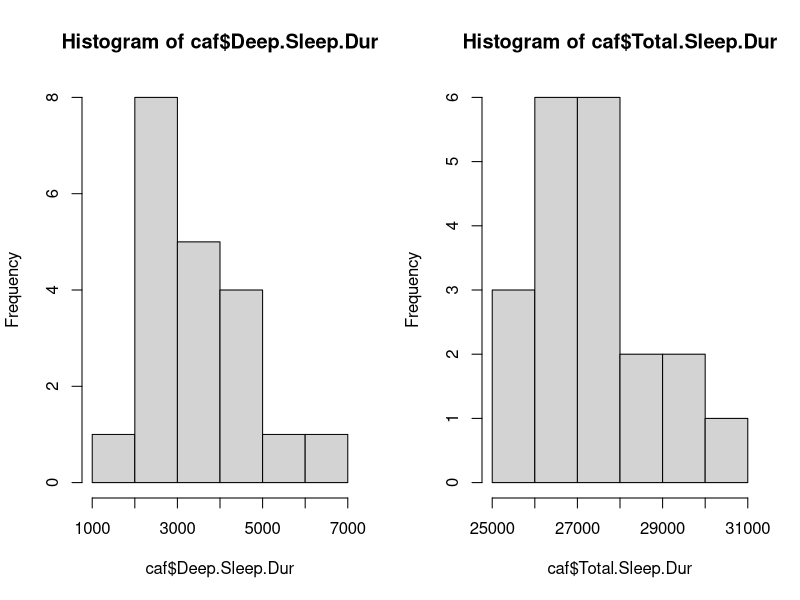
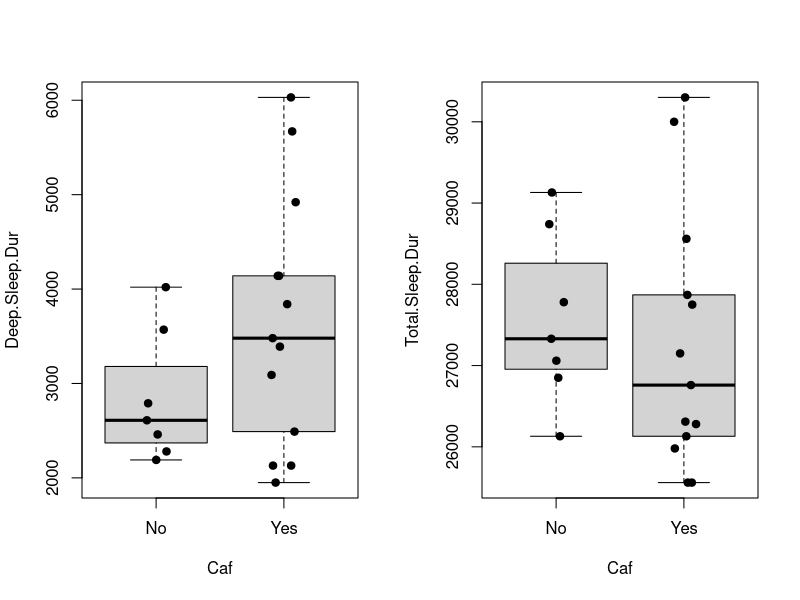
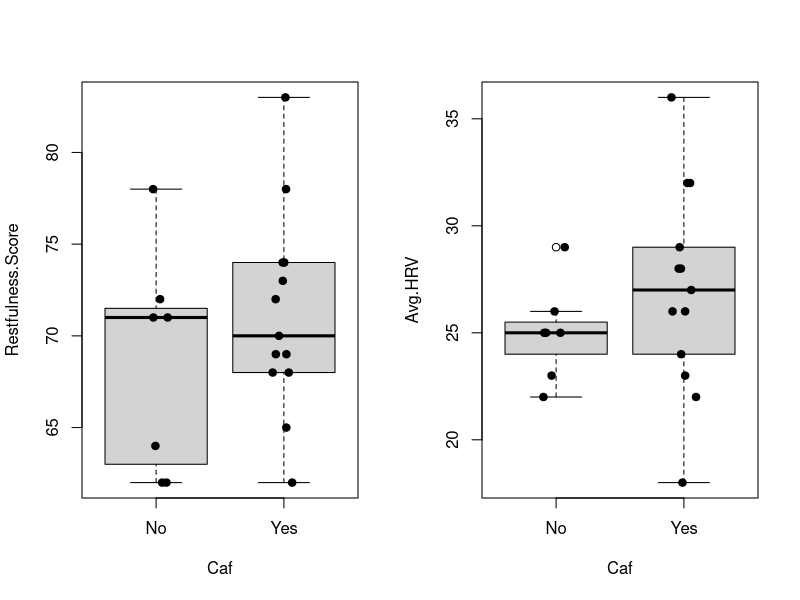

Write R code to recreate these figures, in order.
## ---- chunk 1
knitr::opts_chunk$set(echo = TRUE)
## ---- chunk 2
caf <- read.csv("oura.csv")
caf$Caf <- as.factor(ifelse(caf$Caffeine == 0, "No", "Yes"))
library(dplyr)
grpDat <- group_by(caf, Caf)
sum.tab <- summarize(grpDat, 
          mean.Deep.Sleep = mean(Deep.Sleep.Dur),
          mean.Total.Sleep = mean(Total.Sleep.Dur),
          meanLoRHR = mean(Lo.RHR),
          mean.AvHRV = mean(Avg.HRV),
          mean.Restless.Sleep = mean(Restless.Sleep))
library(kableExtra)
sum.tab %>%
  kbl() %>%
  kable_paper(full_width = F)   %>% 
  kable_styling(position = "left")


summary(caf$Total.Sleep.Dur/3600)
summary(caf$Deep.Sleep.Dur/3600)
par(mfrow = c(1, 2))
hist(caf$Deep.Sleep.Dur, breaks = 5)
hist(caf$Total.Sleep.Dur)
## ---- chunk 3
par(mfrow = c(1, 2))
boxplot(Deep.Sleep.Dur ~ Caf, data = caf)
stripchart(Deep.Sleep.Dur ~ Caf, data = caf, method = "jitter", vertical = TRUE,
           pch = 19, add = TRUE)

boxplot(Total.Sleep.Dur ~ Caf, data = caf)
stripchart(Total.Sleep.Dur ~ Caf, data = caf, method = "jitter", vertical = TRUE,
           pch = 19, add = TRUE)


boxplot(Restfulness.Score ~ Caf, data = caf)
stripchart(Restfulness.Score ~ Caf, data = caf, method = "jitter", vertical = TRUE,
           pch = 19, add = TRUE)


boxplot(Avg.HRV ~ Caf, data = caf)
stripchart(Avg.HRV ~ Caf, data = caf, method = "jitter", vertical = TRUE,
           pch = 19, add = TRUE)

par(mfrow = c(1, 1))
## ---- chunk 4
caf$DeepSleep.Stat <-as.factor(ifelse(caf$Deep.Sleep.Dur > mean(caf$Deep.Sleep.Dur), "more", "less"))
tab.Deep.Sleep <- table(caf$Caf, caf$DeepSleep.Stat)
names(dimnames(tab.Deep.Sleep)) <- c("Cafeine", "Deep Sleep")

tab.Deep.Sleep %>%
  kbl(caption = "Deep Sleep Duration") %>%
  kable_paper(full_width = F)   %>% 
  kable_styling(position = "left")

## ---- chunk 5
fisher.test(tab.Deep.Sleep)
## ---- chunk 6
caf$TotSleep.Stat <-as.factor(ifelse(caf$Total.Sleep.Dur > mean(caf$Total.Sleep.Dur), "more", "less"))
tab.Tot.Sleep <- table(caf$Caf, caf$TotSleep.Stat)
names(dimnames(tab.Tot.Sleep)) <- c("Cafeine", "Tot Sleep ")

tab.Tot.Sleep %>%
  kbl(caption = "Total Sleep Duration") %>%
  kable_paper(full_width = F)   %>% 
  kable_styling(position = "left")
## ---- chunk 7
fisher.test(tab.Tot.Sleep)
## ---- chunk 8
caf$Rest.Stat <-as.factor(ifelse(caf$Restfulness.Score > mean(caf$Restfulness.Score), "more", "less"))
tab.Restlessness <- table(caf$Caf, caf$Rest.Stat)
names(dimnames(tab.Restlessness)) <- c("Cafeine", "Restfulness.Score")

tab.Restlessness %>%
  kbl(caption = "Restfulness.Score") %>%
  kable_paper(full_width = F)   %>% 
  kable_styling(position = "left")
## ---- chunk 9
fisher.test(tab.Restlessness)
